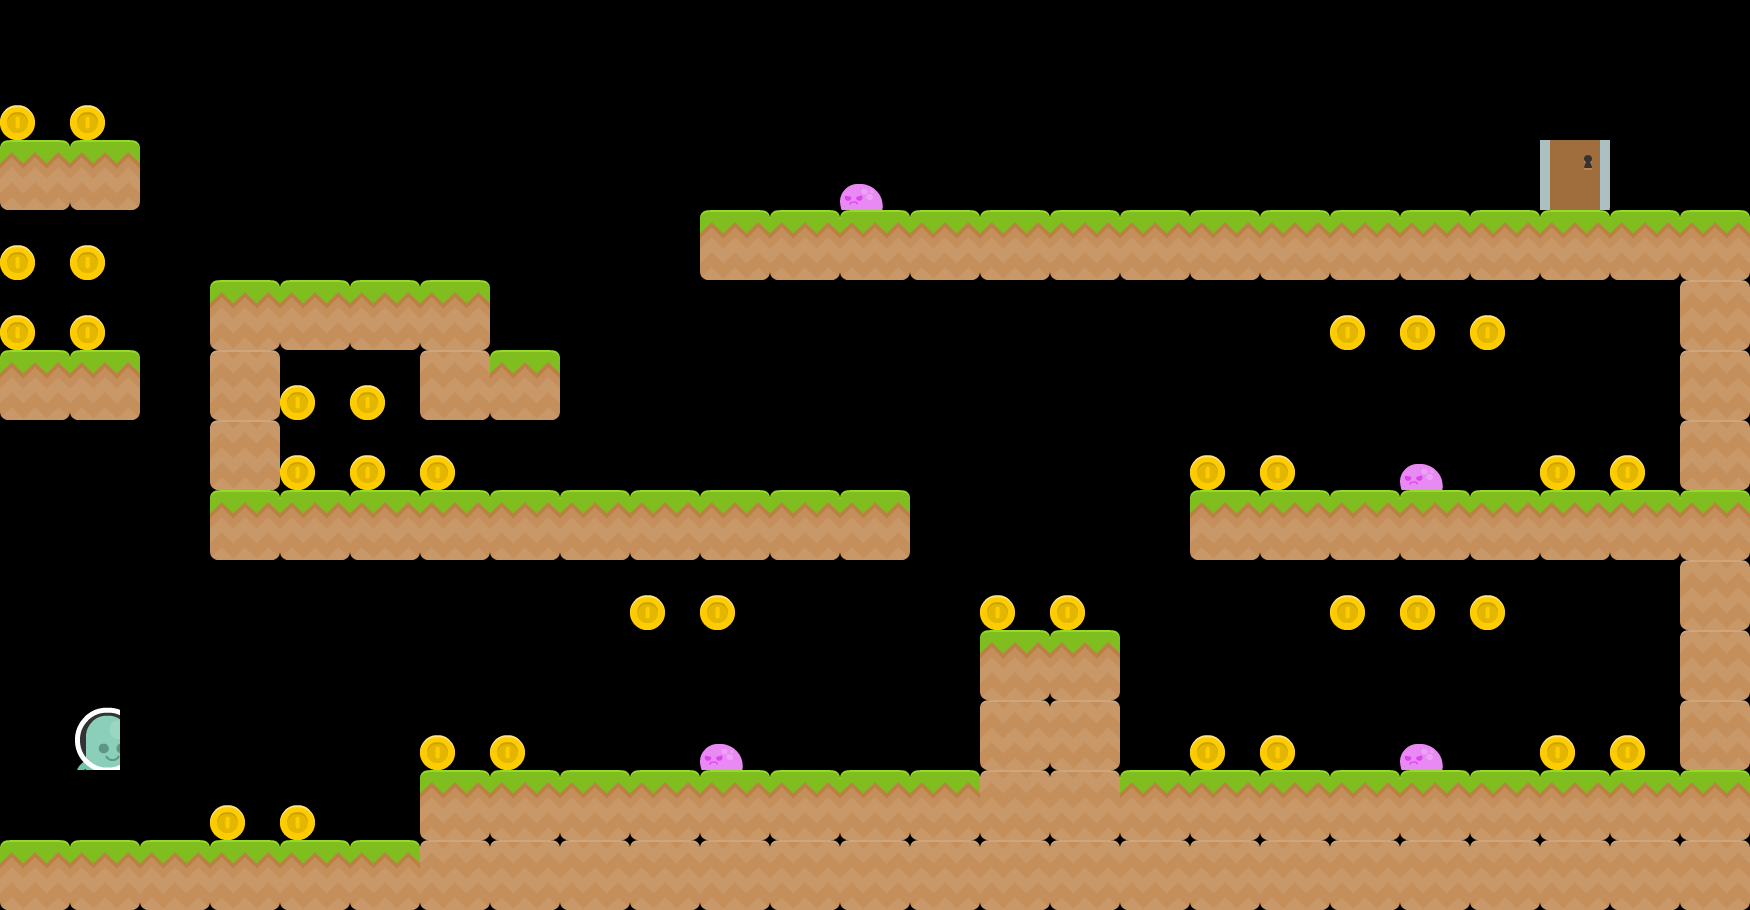

Below is a game level as drawn by its tile map, then a one-line description and the .tmx file that defines it, in full:
An orthogonal 25x13 tile map with 70x70 px tiles, 1 tile layer (Tile Layer 1), 6 tilesets.

<map version="1.0" orientation="orthogonal" renderorder="right-down" width="25" height="13" tilewidth="70" tileheight="70" nextobjectid="1">
 <tileset firstgid="1" name="ground" tilewidth="70" tileheight="70" tilecount="1">
  <image source="../Art/ground.png" width="70" height="70" />
 </tileset>
 <tileset firstgid="2" name="ground_dirt" tilewidth="70" tileheight="70" tilecount="1">
  <image source="../Art/ground_dirt.png" width="70" height="70" />
 </tileset>
 <tileset firstgid="3" name="walk0001" tilewidth="50" tileheight="67" tilecount="1">
  <image source="../Art/character/walk/walk0001.png" width="75" height="96" />
 </tileset>
 <tileset firstgid="4" name="slime_walk" tilewidth="43" tileheight="26" tilecount="1">
  <image source="../Art/enemies/slime_walk.png" width="43" height="26" />
 </tileset>
 <tileset firstgid="5" name="coin_gold" tilewidth="35" tileheight="35" tilecount="1">
  <image source="../Art/coin_gold.png" width="35" height="35" />
 </tileset>
 <tileset firstgid="6" name="door_closedMid" tilewidth="70" tileheight="70" tilecount="1">
  <image source="../Platform/Art/platformerArt/png/exit/door_closedMid.png" width="70" height="70" />
 </tileset>
 <layer name="Tile Layer 1" width="25" height="13">
  <data encoding="csv">
0,0,0,0,0,0,0,0,0,0,0,0,0,0,0,0,0,0,0,0,0,0,0,0,0,
5,5,0,0,0,0,0,0,0,0,0,0,0,0,0,0,0,0,0,0,0,0,0,0,0,
1,1,0,0,0,0,0,0,0,0,0,0,4,0,0,0,0,0,0,0,0,0,6,0,0,
5,5,0,0,0,0,0,0,0,0,1,1,1,1,1,1,1,1,1,1,1,1,1,1,1,
5,5,0,1,1,1,1,0,0,0,0,0,0,0,0,0,0,0,0,5,5,5,0,0,2,
1,1,0,2,5,5,2,1,0,0,0,0,0,0,0,0,0,0,0,0,0,0,0,0,2,
0,0,0,2,5,5,5,0,0,0,0,0,0,0,0,0,0,5,5,0,4,0,5,5,2,
0,0,0,1,1,1,1,1,1,1,1,1,1,0,0,0,0,1,1,1,1,1,1,1,1,
0,0,0,0,0,0,0,0,0,5,5,0,0,0,5,5,0,0,0,5,5,5,0,0,2,
0,0,0,0,0,0,0,0,0,0,0,0,0,0,1,1,0,0,0,0,0,0,0,0,2,
0,3,0,0,0,0,5,5,0,0,4,0,0,0,2,2,0,5,5,0,4,0,5,5,2,
0,0,0,5,5,0,1,1,1,1,1,1,1,1,2,2,1,1,1,1,1,1,1,1,1,
1,1,1,1,1,1,2,2,2,2,2,2,2,2,2,2,2,2,2,2,2,2,2,2,2
</data>
 </layer>
</map>
